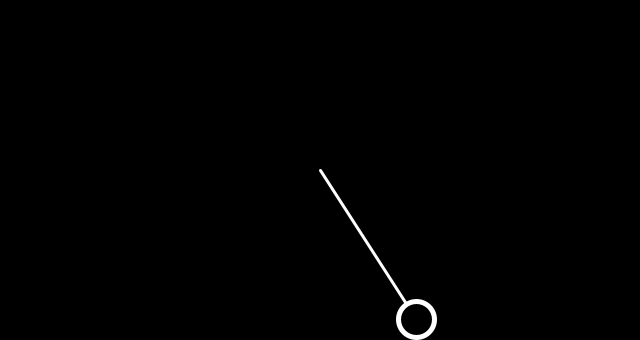
Frame 1 (no input)
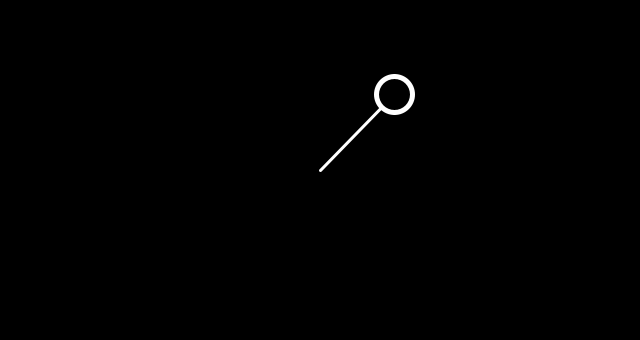
Frame 60 (the mouse pressed at the canvas centre just before this capture)
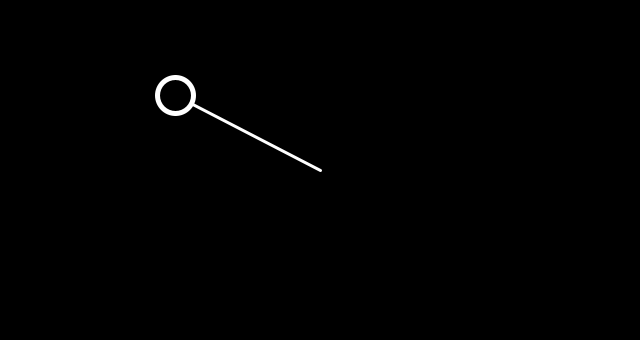
Frame 120 (the mouse held since frame 60 and released just before this capture)

The Processing sketch that drew these frames (run headless with seeded random() and noise(); from frame 60 on, the mouse is pressed at the canvas centre):

// Processing sketch: NoC_03_3_SimpleSMH
// ── NoC_03_3_SimpleSMH.pde
//var global dec
float amp;
//float theta;
float period;
float t;

void settings(){
  size(640, 340);
}

void setup(){
  amp = 150;
  period = 180;
  t = 0;
  //theta = 0;
}

void draw(){
  background(0);
  translate(width/2, height/2);
  float rand_offset = map(noise(t),0,1,-PI, PI);
  float x = amp * sin((frameCount / period) * TWO_PI + rand_offset);
  float y = amp * cos((frameCount / period) * TWO_PI);
  fill(0);
  stroke(255);
  strokeWeight(3);
  line(0,0,x,y);
  strokeWeight(5);
  ellipse(x,y,36,36);
  //increment theta
  //theta += 0.01;
  t += 0.001;
  
}
